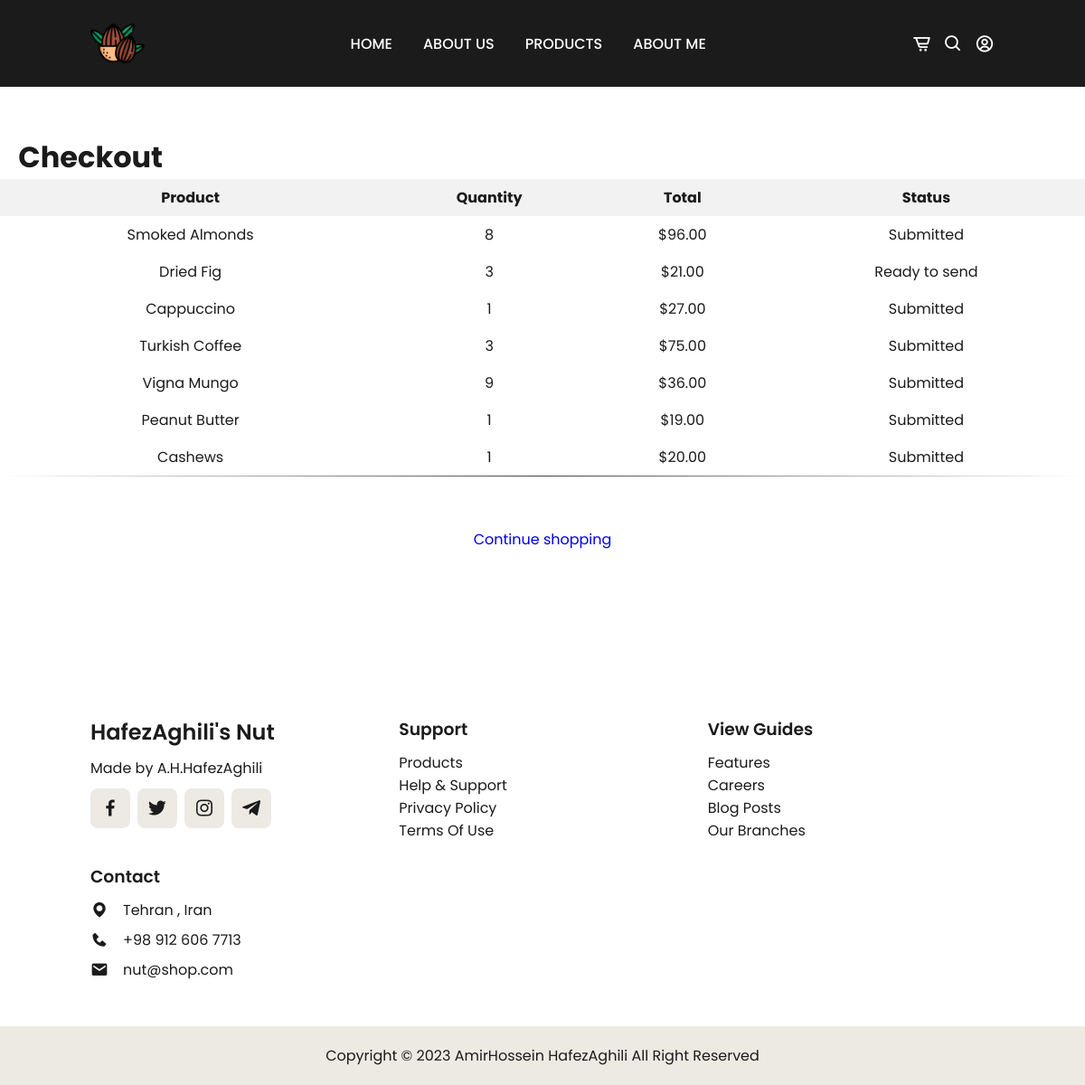
/checkout/ (signed in), run on an earlier commit of the app's database.
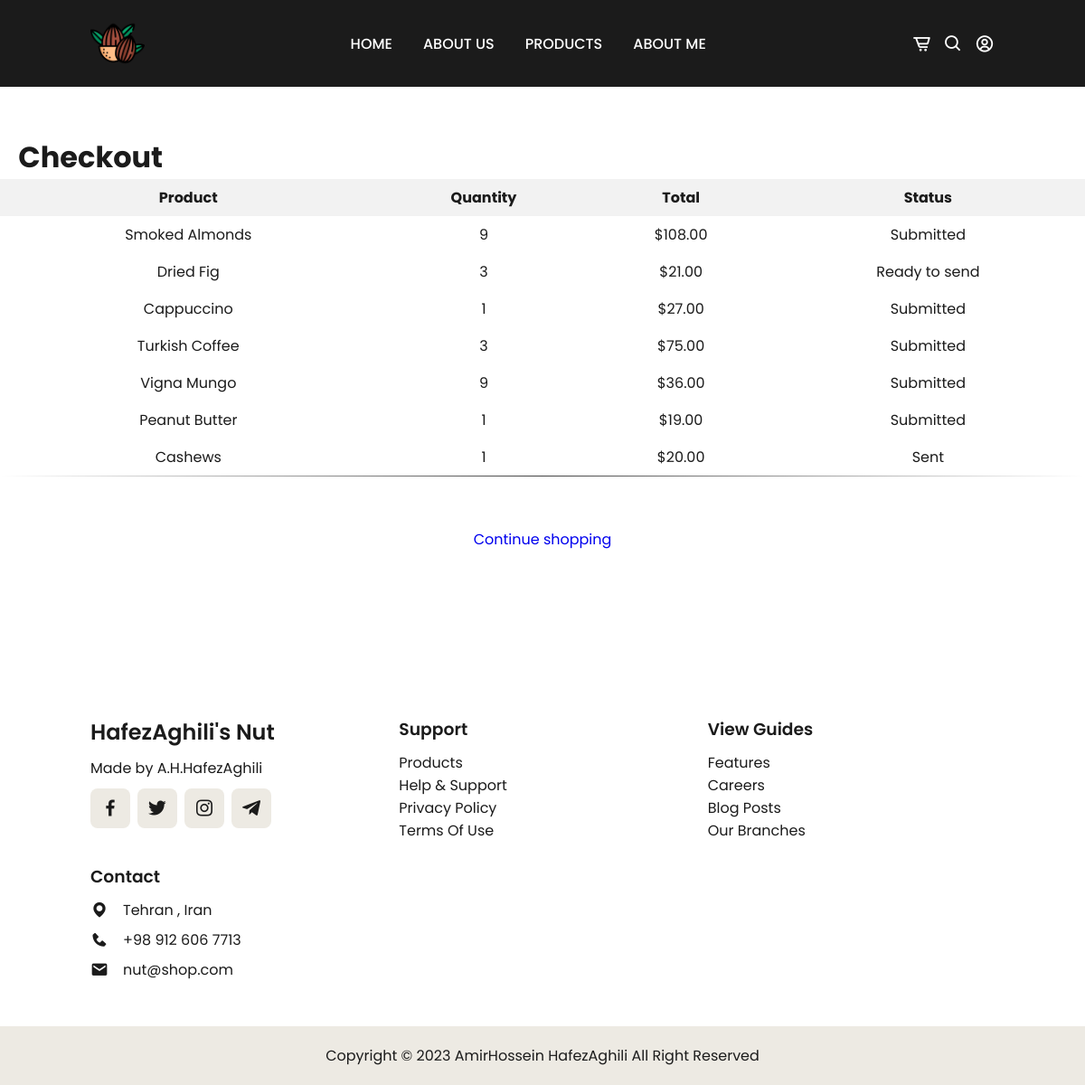
And on a later commit of the database.
### pages/models.py (models this page shows, shortened)
class CartItem(models.Model):
    cart = models.ForeignKey('Cart' , on_delete=models.CASCADE)
    product = models.ForeignKey('Product' , on_delete=models.CASCADE)
    quantity = models.IntegerField()
    status = models.CharField(max_length=50 , default='Submitted' ,choices=[('Submitted','Submitted'),
                                                                            ('Ready to send','Ready to send'),
                                                                            ('Sent','Sent')])
    def __str__(self):
         return f'{self.cart.user} -> {self.product.name} ({self.quantity}) - ${self.get_total_price()}'
    def get_total_price(self):
        return self.quantity * self.product.price

class Product(models.Model):
    name = models.CharField(max_length=50 , blank=False , null=False)
    price = models.DecimalField(max_digits=10,decimal_places=2)
    img = models.ImageField()
    quality = models.CharField(max_length= 50 , choices=[('high quality','high quality') ,
                                                         ('medium quality','medium quality') ,
                                                         ('low quality','low quality')])
    supplier = models.ManyToManyField('Supplier')
    category = models.ForeignKey('Category', on_delete=models.CASCADE)
    created_at   = models.DateTimeField(auto_now_add=True)
    expiration_at = models.DateField(default=datetime.now()+timedelta(days=730))

### pages/views.py (the view)
# urls.py: path('checkout/', CheckoutView.as_view(), name='checkout'),
class CheckoutView(LoginRequiredMixin, View):
    def get(self, request, *args, **kwargs):
        user = request.user
        cart = Cart.objects.get(user=user)
        cart_items = CartItem.objects.filter(cart=cart)
        cart_items_with_status = cart_items
        print(cart_items_with_status)  # نمایش محتویات
        if cart_items_with_status:
            context = {
                'cart_items': cart_items_with_status,
            }
            return render(request, 'checkout.html', context)
        else:
            return render(request, 'checkout.html', {'message': 'No products to checkout.'})

### accounts/models.py (called while the page is built)
    def __str__(self):
        return self.username

### templates/checkout.html (shortened to what this page needs)
{% extends 'register_base.html' %}
{% load static %}
    {% block styles %}
    <link rel="stylesheet" type="text/css" href="{% static 'css/stylesCardView.css' %}">
    {% endblock %}
{% block content %}
    <br><br><br>
    <h1>&nbsp;&nbsp;&nbsp;Checkout</h1>
    {% if cart_items %}
        <table>
            <thead>
                <tr>
                    <th>Product</th>
                    <th>Quantity</th>
                    <th>Total</th>
                    <th>Status</th>
                </tr>
            </thead>
            <tbody>
                {% for item in cart_items %}
                    <tr>
                        <td>{{ item.product.name }}</td>
                        <td>{{ item.quantity }}</td>
                        <td>${{ item.get_total_price }}</td>
                        <td>{{ item.status }}</td>
                    </tr>
                {% endfor %}
            </tbody>
        </table>
        <br>
        <div class="button-container">
            <a href="{% url 'product_view' %}" class="btn-primary btn-animation">Continue shopping</a>
        </div>
    {% else %}
        <p>No products to checkout.</p>
    {% endif %}
    <br><br><br><br><br>
{% endblock %}

What changed in the data, as far as the page shows it:
changed CartItem "Smoked Almonds": quantity "8" → "9"; get_total_price "96.00" → "108.00"
changed CartItem "Cashews": status "Submitted" → "Sent"
